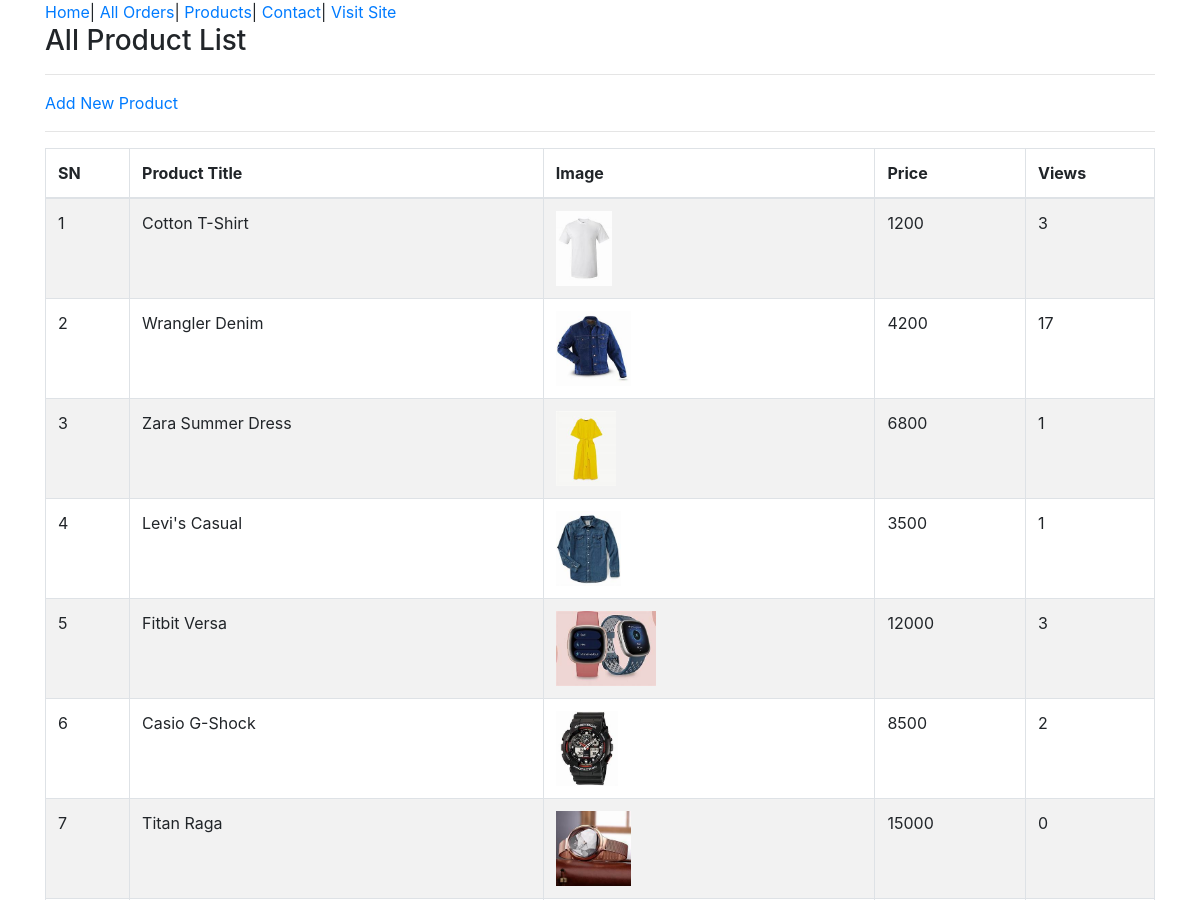
Before: /admin-product/list (signed in, upper part) with the older database file.
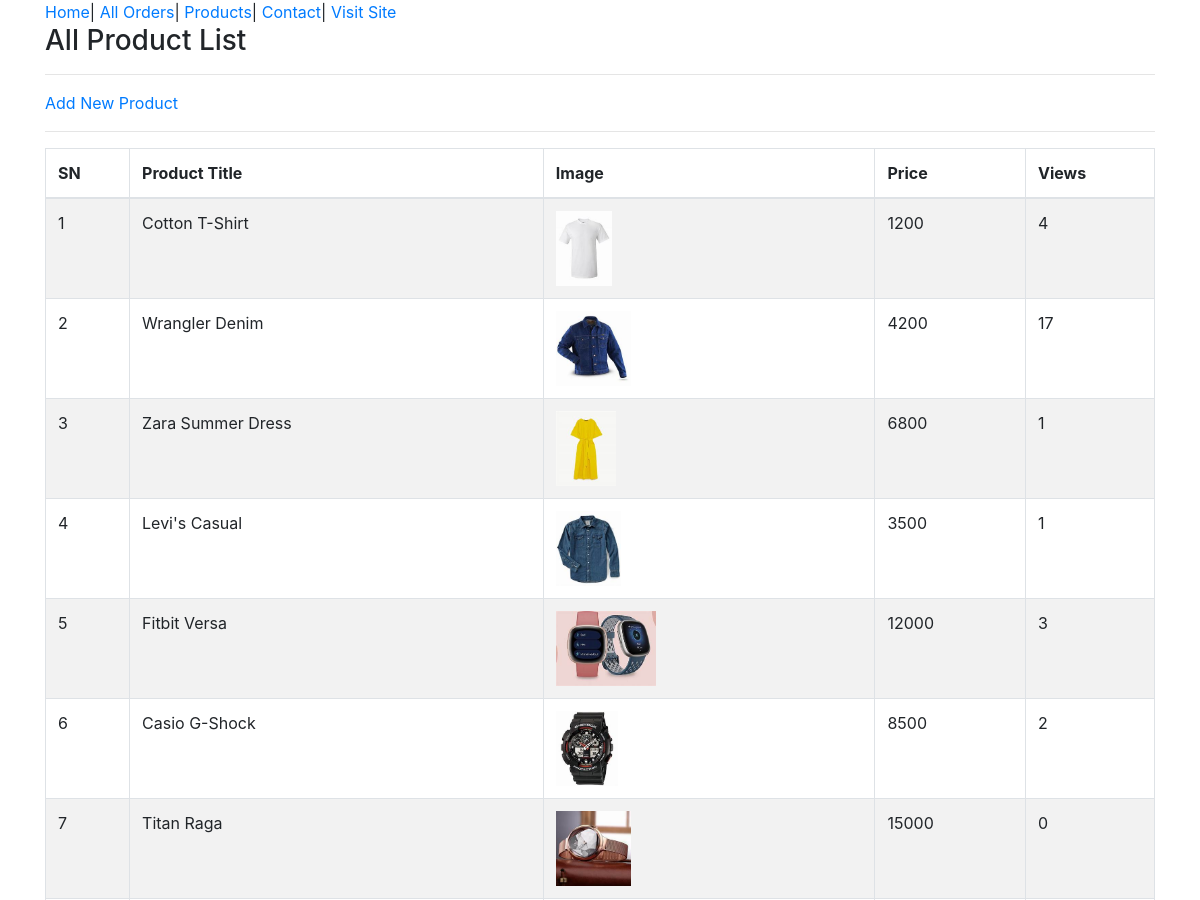
After: the same page with the newer database file.
### ecomapp/models.py (models this page shows, shortened)
class Product(models.Model):          #Products that are present from the beginning.
    title = models.CharField(max_length=200)
    slug = models.SlugField(unique=True)
    category = models.ForeignKey(Category, on_delete=models.CASCADE)
    image = models.ImageField(upload_to="products")
    marked_price = models.PositiveIntegerField()
    selling_price = models.PositiveIntegerField()
    description = models.TextField()
    warranty = models.CharField(max_length=300, null=True, blank=True)
    return_policy = models.CharField(max_length=300, null=True, blank=True)
    view_count = models.PositiveIntegerField(default=0)

### ecomapp/views.py (the view)
# urls.py: path("admin-product/list",AdminProductListView.as_view(),name="adminproductlist"),
class AdminProductListView(AdminRequiredMixin,ListView):
    template_name="adminpages/adminproductlist.html"
    queryset=Product.objects.all().order_by("-id")
    context_object_name="allproducts"
    ordering=["-id"]
    def get_context_data(self, **kwargs):
        context=super().get_context_data(**kwargs)
        context['products']=Product.objects.all().order_by("-id")
        return context

### ecomapp/views.py (called while the page is built)
    def dispatch(self, request, *args, **kwargs):
        if request.user.is_authenticated and request.session.get("admin_logged_in"):
            return super().dispatch(request, *args, **kwargs)
        else:
            return redirect("/admin-login/")

### templates/adminpages/adminproductlist.html (shortened to what this page needs)
{% extends 'adminpages/adminbase.html' %}
{% block content %}
<div class="container">
    <div class="row">
        <div class="col-md-12">
            <h3>All Product List</h3><hr>
            <a href="{% url 'ecomapp:adminproductcreate' %}">Add New Product</a>
            <hr>
            <table class="table table-bordered table-striped">
                <thead>
                    <tr>
                        <th>SN</th>
                        <th>Product Title</th>
                        <th>Image</th>
                        <th>Price</th>
                        <th>Views</th>
                    </tr>
                </thead>
                <tbody>
                    {% for product in allproducts %}
                    <tr>
                        <td>{{forloop.counter}}</td>
                        <td>{{product.title}}</td>
                        <td><img src="{{product.image.url}}" alt="" class="img-fluid" style="height:75px; object-fit: cover;"></td>
                        <td>{{product.selling_price}}</td>
                        <td>{{product.view_count}}</td>
                    </tr>
                    {% endfor %}
                </tbody>
            </table>
        </div>
    </div>
</div>
{% endblock %}

Changed rows visible on the page:
changed Product "Cotton T-Shirt": view_count "3" → "4"
